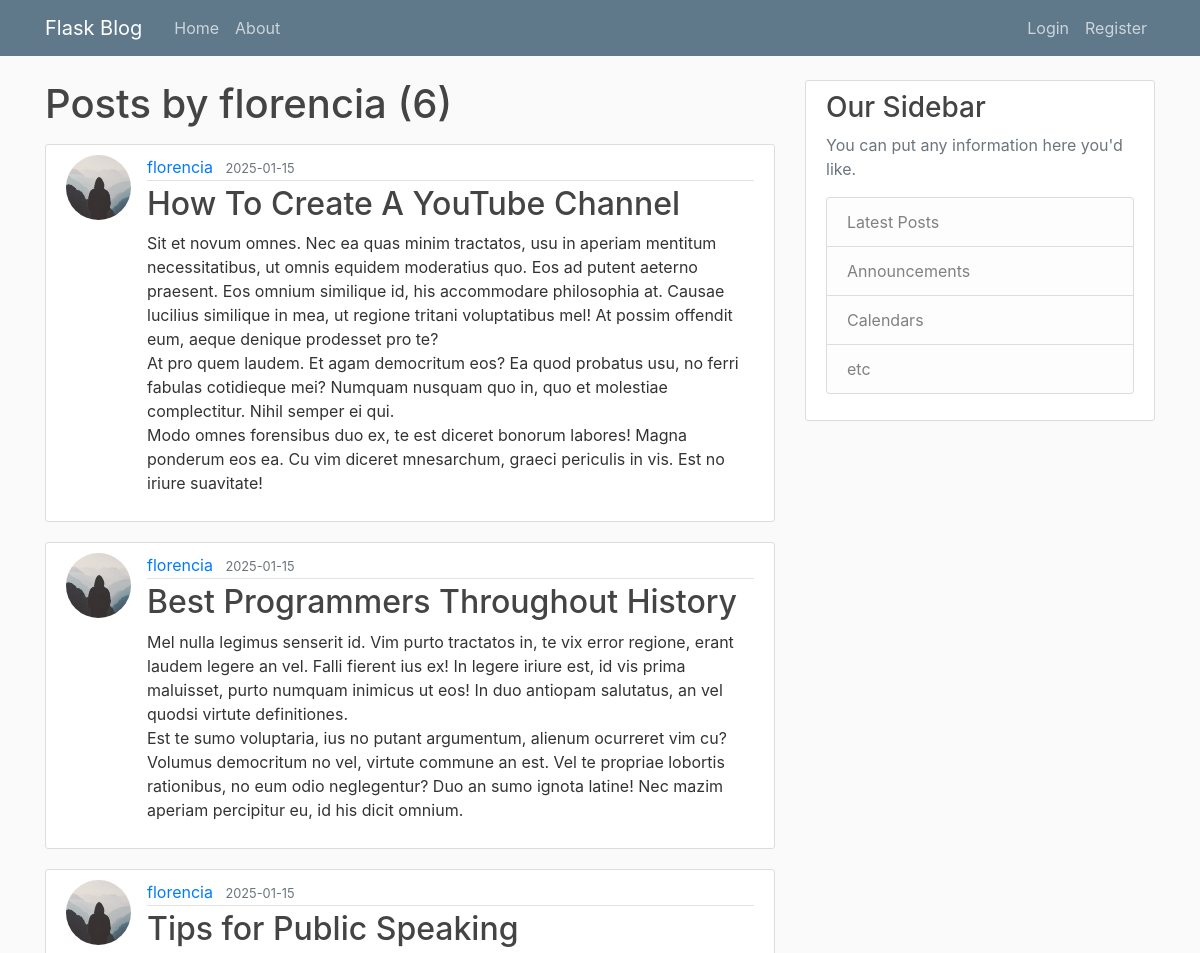
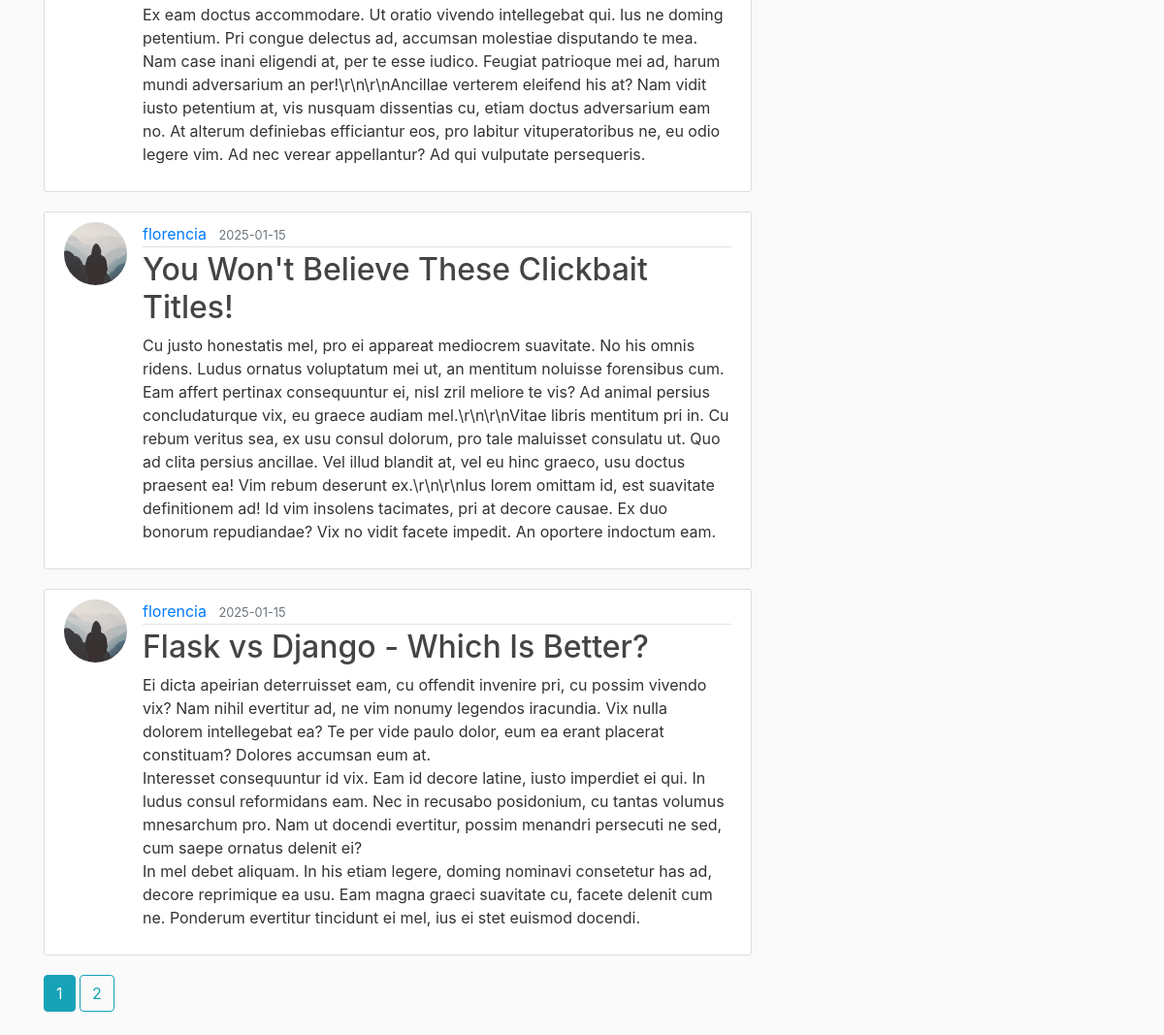
The page /user/florencia on the database its author committed (2 pictures, top to bottom).
### flaskblog/models.py (models this page shows, shortened)
class User(db.Model, UserMixin):
    id = db.Column(db.Integer, primary_key=True)
    username = db.Column(db.String(20), unique=True, nullable=False)
    email = db.Column(db.String(120), unique=True, nullable=False)
    image_file = db.Column(db.String(20), nullable=False, default='default.jpg')
    password = db.Column(db.String(60), nullable=False)
    posts = db.relationship('Post', backref='author', lazy=True)

class Post(db.Model):
    id = db.Column(db.Integer, primary_key=True)
    title = db.Column(db.String(100), nullable=False)
    date_posted = db.Column(db.DateTime, nullable=False, default=datetime.utcnow)
    content = db.Column(db.Text, nullable=False)
    user_id = db.Column(db.Integer, db.ForeignKey('user.id'), nullable=False)

### flaskblog/users/routes.py (the view)
@users.route("/user/<string:username>")
def user_posts(username):
    page = request.args.get('page', 1, type=int)
    user = User.query.filter_by(username=username).first_or_404()
    posts = Post.query.filter_by(author=user)\
        .order_by(Post.date_posted.desc())\
        .paginate(page=page, per_page=5)
    return render_template('user_posts.html', posts=posts, user=user)

### flaskblog/templates/user_posts.html
{% extends "layout.html" %}
{% block content %}
    <h1 class="mb-3">Posts by {{ user.username }} ({{ posts.total }})</h1>
    {% for post in posts.items %}
        <article class="media content-section">
          <img class="rounded-circle article-img" src="{{ url_for('static', filename='profile_pics/' + post.author.image_file) }}">
          <div class="media-body">
            <div class="article-metadata">
              <a class="mr-2" href="{{  url_for('users.user_posts', username=post.author.username)  }}">{{ post.author.username }}</a>
              <small class="text-muted">{{ post.date_posted.strftime('%Y-%m-%d') }}</small>
            </div>
            <h2><a class="article-title" href="{{ url_for('posts.post', post_id=post.id) }}">{{ post.title }}</a></h2>
            <p class="article-content">{{ post.content }}</p>
          </div>
        </article>
    {% endfor %}
    {% for page_num in posts.iter_pages(left_edge=1, right_edge=1, left_current=1, right_current=2) %}
      {% if page_num %}
        {% if posts.page == page_num %}
          <a class="btn btn-info mb-4" href="{{ url_for('users.user_posts', username=user.username, page=page_num) }}">{{ page_num }}</a>
        {% else %}
          <a class="btn btn-outline-info mb-4" href="{{ url_for('users.user_posts', username=user.username, page=page_num) }}">{{ page_num }}</a>
        {% endif %}
      {% else %}
        ...
      {% endif %}
    {% endfor %}
{% endblock content %}

### flaskblog/static/main.css (style rules this page uses)
body { background: #fafafa; color: #333333; margin-top: 5rem; }
h1, h2, h3, h4, h5, h6 { color: #444444; }
.content-section { background: #ffffff; padding: 10px 20px; border: 1px solid #dddddd; border-radius: 3px; margin-bottom: 20px; }
.article-title { color: #444444; }
.article-content { white-space: pre-line; }
.article-img { height: 65px; width: 65px; margin-right: 16px; }
.article-metadata { padding-bottom: 1px; margin-bottom: 4px; border-bottom: 1px solid #e3e3e3 }

### rows shown on the page
User: username "florencia"
Post: image_file (placeholder picture), author.username "florencia", date_posted "2025-01-15", title "How To Create A YouTube Channel", content "Sit et novum omnes. Nec ea quas minim tractatos, usu in aperiam mentitum necessitatibus, ut omnis equidem moderatius quo. Eos ad putent aeterno praesent. Eos omnium similique id, his accommodare philosophia at. Causae lucilius similique in mea, ut regione tritani voluptatibus mel! At possim offendit eum, aeque denique prodesset pro te? At pro quem laudem. Et agam democritum eos? Ea quod probatus usu, no ferri fabulas cotidieque mei? Numquam nusquam quo in, quo et molestiae complectitur. Nihil semper ei qui. Modo omnes forensibus duo ex, te est diceret bonorum labores! Magna ponderum eos ea. Cu vim diceret mnesarchum, graeci periculis in vis. Est no iriure suavitate!"
Post: image_file (placeholder picture), author.username "florencia", date_posted "2025-01-15", title "Best Programmers Throughout History", content "Mel nulla legimus senserit id. Vim purto tractatos in, te vix error regione, erant laudem legere an vel. Falli fierent ius ex! In legere iriure est, id vis prima maluisset, purto numquam inimicus ut eos! In duo antiopam salutatus, an vel quodsi virtute definitiones. Est te sumo voluptaria, ius no putant argumentum, alienum ocurreret vim cu? Volumus democritum no vel, virtute commune an est. Vel te propriae lobortis rationibus, no eum odio neglegentur? Duo an sumo ignota latine! Nec mazim aperiam percipitur eu, id his dicit omnium."
Post: image_file (placeholder picture), author.username "florencia", date_posted "2025-01-15", title "Tips for Public Speaking", content "Ex eam doctus accommodare. Ut oratio vivendo intellegebat qui. Ius ne doming petentium. Pri congue delectus ad, accumsan molestiae disputando te mea. Nam case inani eligendi at, per te esse iudico. Feugiat patrioque mei ad, harum mundi adversarium an per!\\r\\n\\r\\nAncillae verterem eleifend his at? Nam vidit iusto petentium at, vis nusquam dissentias cu, etiam doctus adversarium eam no. At alterum definiebas efficiantur eos, pro labitur vituperatoribus ne, eu odio legere vim. Ad nec verear appellantur? Ad qui vulputate persequeris."
Post: image_file (placeholder picture), author.username "florencia", date_posted "2025-01-15", title "You Won't Believe These Clickbait Titles!", content "Cu justo honestatis mel, pro ei appareat mediocrem suavitate. No his omnis ridens. Ludus ornatus voluptatum mei ut, an mentitum noluisse forensibus cum. Eam affert pertinax consequuntur ei, nisl zril meliore te vis? Ad animal persius concludaturque vix, eu graece audiam mel.\\r\\n\\r\\nVitae libris mentitum pri in. Cu rebum veritus sea, ex usu consul dolorum, pro tale maluisset consulatu ut. Quo ad clita persius ancillae. Vel illud blandit at, vel eu hinc graeco, usu doctus praesent ea! Vim rebum deserunt ex.\\r\\n\\r\\nIus lorem omittam id, est suavitate definitionem ad! Id vim insolens tacimates, pri at decore causae. Ex duo bonorum repudiandae? Vix no vidit facete impedit. An oportere indoctum…"
Post: image_file (placeholder picture), author.username "florencia", date_posted "2025-01-15", title "Flask vs Django - Which Is Better?", content "Ei dicta apeirian deterruisset eam, cu offendit invenire pri, cu possim vivendo vix? Nam nihil evertitur ad, ne vim nonumy legendos iracundia. Vix nulla dolorem intellegebat ea? Te per vide paulo dolor, eum ea erant placerat constituam? Dolores accumsan eum at. Interesset consequuntur id vix. Eam id decore latine, iusto imperdiet ei qui. In ludus consul reformidans eam. Nec in recusabo posidonium, cu tantas volumus mnesarchum pro. Nam ut docendi evertitur, possim menandri persecuti ne sed, cum saepe ornatus delenit ei? In mel debet aliquam. In his etiam legere, doming nominavi consetetur has ad, decore reprimique ea usu. Eam magna graeci suavitate cu, facete delenit cum ne. Ponderum…"

### other values the page prints
{{ posts.total }} "6"
{{ page_num }} "1"
{{ page_num }} "2"
